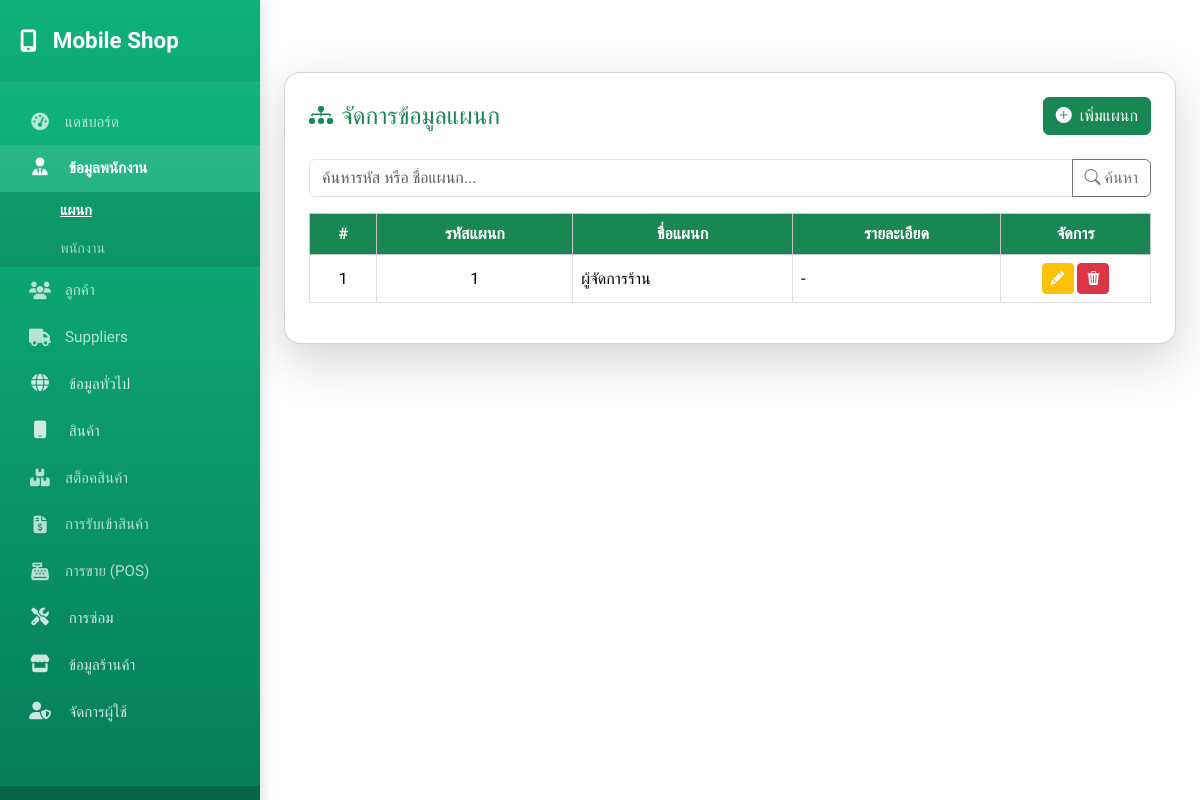
The page /department/department.php (signed in) on the database as committed earlier.
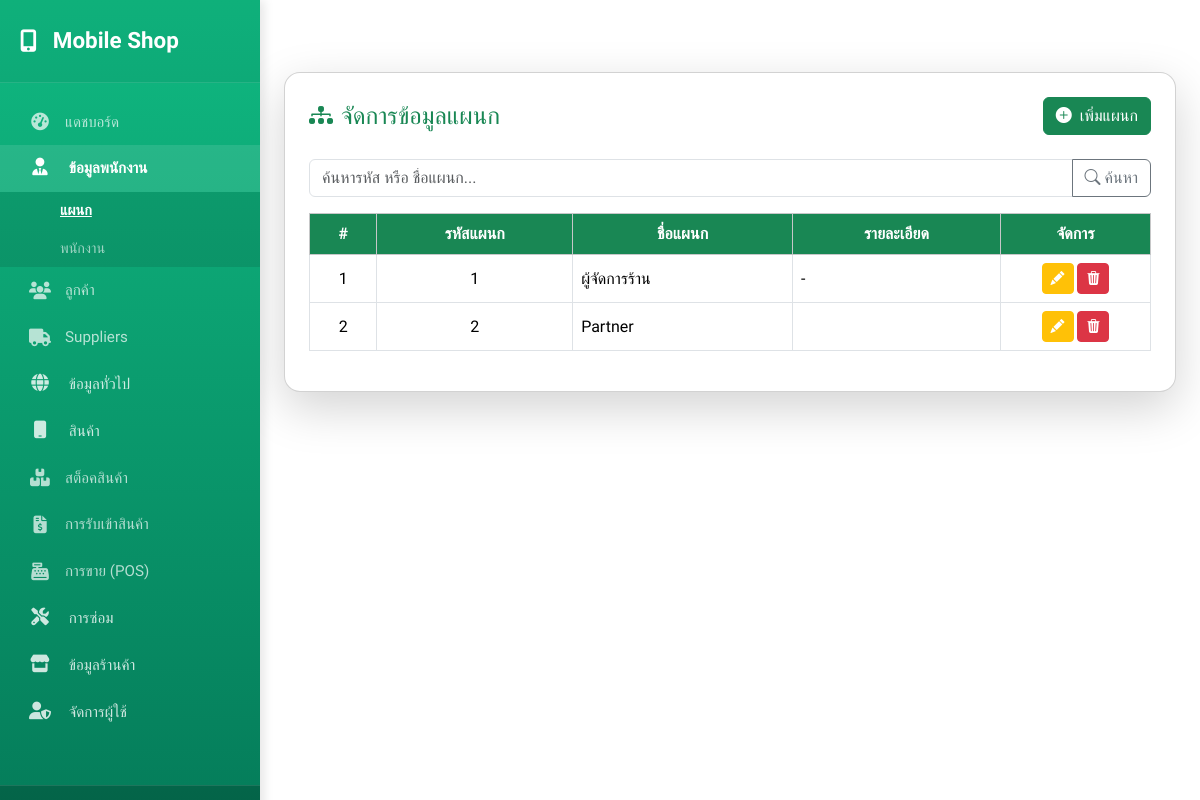
The same page on the database as committed later.
### tables this page shows
CREATE TABLE `departments` (
  `dept_id` int(4) NOT NULL,
  `shop_info_shop_id` int(3) NOT NULL,
  `dept_name` varchar(50) NOT NULL,
  `dept_desc` varchar(100) DEFAULT NULL,
  `create_at` datetime NOT NULL DEFAULT current_timestamp(),
  `update_at` datetime NOT NULL DEFAULT current_timestamp()
);

### config/functions.php (called while the page is built, shortened)
<?php
function hasPermission($conn, $user_id, $permission_name)
{
    $sql = "SELECT 1
            FROM user_roles ur
            JOIN role_permissions rp ON ur.roles_role_id = rp.roles_role_id
            JOIN permissions p ON rp.permissions_permission_id = p.permission_id
            WHERE ur.users_user_id = ?
            AND p.permission_name = ?
            LIMIT 1";
    $stmt = $conn->prepare($sql);
    $stmt->bind_param("is", $user_id, $permission_name);
    $stmt->execute();
    $result = $stmt->get_result();
    $has_perm = ($result->num_rows > 0);
    return $has_perm;
}

### department/department.php (the view, shortened to what this page needs)
<?php
require '../config/config.php';
$shop_id = $_SESSION['shop_id'];
$search_term = '';
$sort_column = 'dept_id';
$sort_order = 'ASC';
$page = 1;
$limit = 10;
$offset = ($page - 1) * $limit;
$sql_where = " WHERE shop_info_shop_id = ?";
$types = "i";
$params = [$shop_id];
$sql_order = " ORDER BY $sort_column $sort_order";
$sql_limit = " LIMIT $limit OFFSET $offset";
$sql_data = "SELECT * FROM departments $sql_where $sql_order $sql_limit";
$stmt_data = $conn->prepare($sql_data);
$stmt_data->bind_param($types, ...$params);
$stmt_data->execute();
$result = $stmt_data->get_result();
?>
<!DOCTYPE html>
<html lang="th">
<head>
  <link href="https://cdn.jsdelivr.net/npm/bootstrap@5.3.3/dist/css/bootstrap.min.css" rel="stylesheet">
  <link href="https://cdn.jsdelivr.net/npm/bootstrap-icons/font/bootstrap-icons.css" rel="stylesheet">
  <link href="https://cdnjs.cloudflare.com/ajax/libs/font-awesome/6.5.1/css/all.min.css" rel="stylesheet">
</head>
<body>
  <div class="d-flex" id="wrapper">
    <?php include '../global/sidebar.php'; ?>
    <div class="main-content w-100">
      <div class="container-fluid py-4">
        <div class="container py-5">
          <div class="card shadow-lg rounded-4 p-4">
            <div class="d-flex justify-content-between align-items-center mb-4">
              <h4 class="mb-0"><i class="bi bi-diagram-3-fill me-2"></i>จัดการข้อมูลแผนก</h4>
              <a href="add_department.php" class="btn btn-add">
                <i class="bi bi-plus-circle-fill me-1"></i> เพิ่มแผนก
              </a>
            </div>
            <div class="row g-3 mb-3">
              <div class="col-md-12">
                <form method="GET" action="department.php">
                  <div class="input-group">
                    <input type="text" name="search" class="form-control"
                      placeholder="ค้นหารหัส หรือ ชื่อแผนก..."
                      value="<?= htmlspecialchars($search_term) ?>">
                    <button class="btn btn-outline-secondary" type="submit">
                      <i class="bi bi-search"></i> ค้นหา
                    </button>
                  </div>
                </form>
              </div>
            </div>
            <div class="table-responsive">
              <table class="table table-bordered table-hover align-middle text-center">
                <thead class="table-light">
                  <tr>
                    <th>#</th>
                    <th>รหัสแผนก</th>
                    <th>ชื่อแผนก</th>
                    <th>รายละเอียด</th>
                    <th style="width: 150px;">จัดการ</th>
                  </tr>
                </thead>
                <tbody>
                  <?php if ($result->num_rows > 0): ?>
                    <?php $index = $offset + 1;
                    while ($row = $result->fetch_assoc()): ?>
                      <tr>
                        <td><?= $index++ ?></td>
                        <td><?= htmlspecialchars($row['dept_id']) ?></td>
                        <td class="text-start"><?= htmlspecialchars($row['dept_name']) ?></td>
                        <td class="text-start"><?= htmlspecialchars($row['dept_desc'] ?? '-') ?></td>
                        <td>
                          <a href="edit_department.php?id=<?= $row['dept_id'] ?>"
                            class="btn btn-edit btn-sm" title="แก้ไข">
                            <i class="bi bi-pencil-fill"></i>
                          </a>
                          <button class="btn btn-delete btn-sm delete-btn"
                            data-id="<?= $row['dept_id'] ?>"
                            data-name="<?= htmlspecialchars($row['dept_name']) ?>"
                            title="ลบ">
                            <i class="bi bi-trash3-fill"></i>
                          </button>
                        </td>
                      </tr>
                    <?php endwhile; ?>
                  <?php endif; ?>
                </tbody>
              </table>
            </div>
          </div>
        </div>
      </div>
    </div>
  </div>
</body>
</html>

Rows that differ between the two databases and show on the page:
added departments: dept_id "2", dept_name "Partner"
